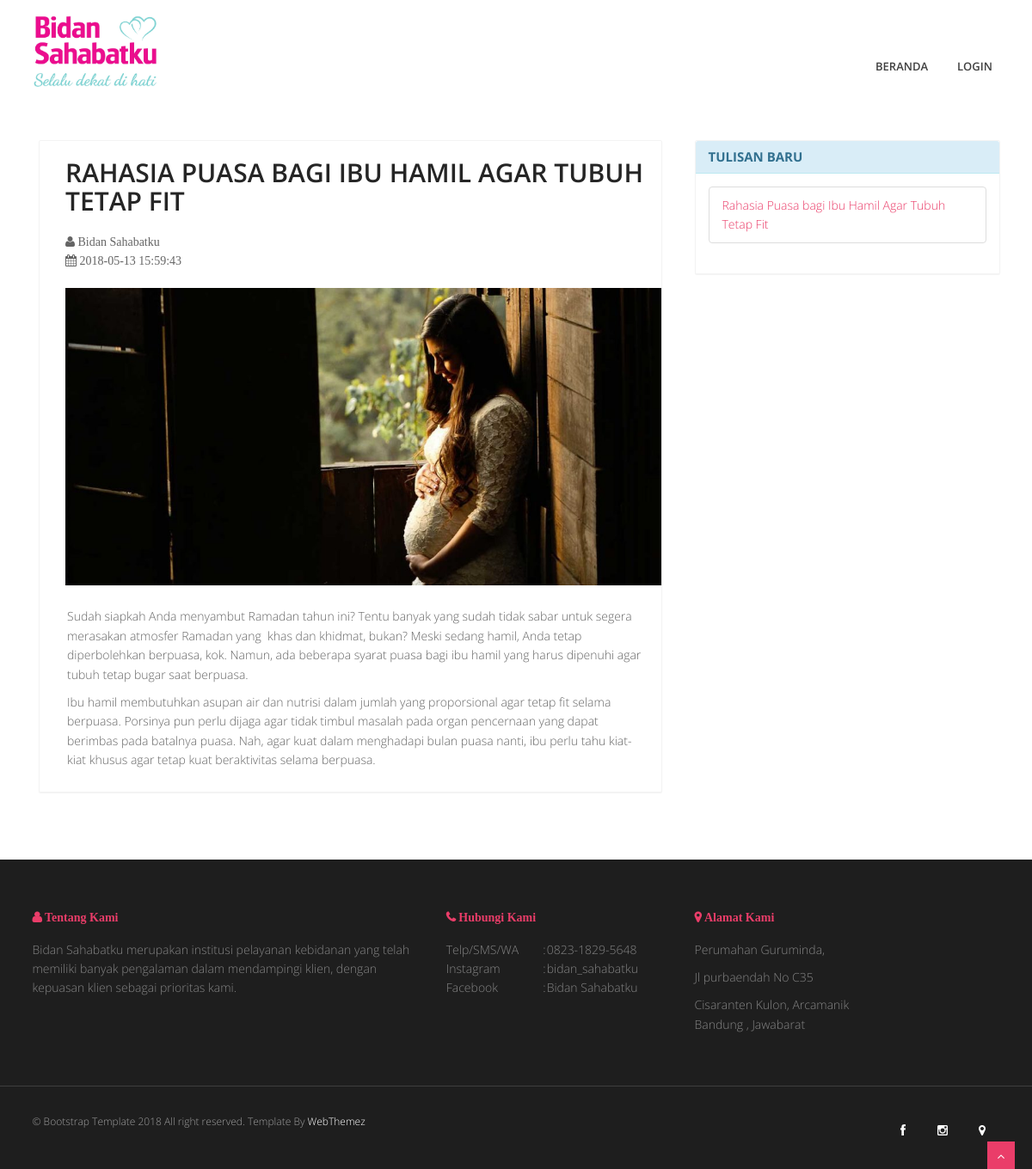
The app's page /Management_controller/readmore_artikel/18 with its own data.
### tables this page shows
CREATE TABLE `artikel` (
  `ID_ARTIKEL` int(11) NOT NULL,
  `JUDUL_ARTIKEL` varchar(100) NOT NULL,
  `KATEGORI_ARTIKEL` varchar(25) NOT NULL,
  `ISI_ARTIKEL` varchar(700) NOT NULL,
  `DIBUAT` timestamp NOT NULL DEFAULT CURRENT_TIMESTAMP ON UPDATE CURRENT_TIMESTAMP,
  `foto_artikel` varchar(50) NOT NULL
);

### application/controllers/Management_controller.php (called while the page is built, shortened)
<?php
class Management_controller extends CI_Controller
{
    public function __construct()
    {
        $this->load->model('User_model');
        $this->load->model('Management_model');
        $this->load->database();
		$this->load->library('pagination');
    }
	function readmore_artikel($id_artikel){
		$data['baca']=$this->Management_model->getArtikel($id_artikel);
		$this->load->view('Templates/Header');
		$this->load->view('Management/view_artikel_lengkap',$data);
        $this->load->view('Templates/Footer');
	}
}
?>

### index.php (called while the page is built, shortened)
<?php
require_once BASEPATH.'core/CodeIgniter.php';

### application/models/Management_model.php (called while the page is built, shortened)
<?php
class Management_model extends CI_Model
{
        public function getArtikel($id_artikel = "null"){
        $this->db->from('artikel');
        if ($id_artikel != "null"){
            $this->db-> where('id_artikel', $id_artikel);
        }
        if ($id_artikel == "null"){
            return $this->db->get()->result_array();
        }else{
            return $this->db->get()->row_array();
        }
        return $this->db->get()->result_array();
    }
}

### application/views/Management/view_artikel_lengkap.php (the view, shortened to what this page needs)
<section id="content">
	<div class="container">
        <div class="row">
            <div class="col-md-8 col-sm-8">
                <div class="row">
                        <div class="col-md-12">
                            <div class="panel panel-default">
                                <div>
                                    <h2 style="margin-left: 30px;"><?php echo $baca['JUDUL_ARTIKEL']; ?>
                                    </h2>
                                </div>
                                <div style="margin-left: 30px">
                                    <span class="fa fa-user"> Bidan Sahabatku</span>
                                </div>
                                <div style="margin-left: 30px">
                                    <span class="fa fa-calendar"> <?php echo $baca['DIBUAT']; ?></span>
                                </div>
                                <div style="margin-left: 30px;margin-top: 20px;">
                                    <span><img src="<?php echo base_url('uploads/').$baca['foto_artikel'];?>" alt="" style="  max-width: 100%; max-height: 50%"/>
                                    </span>
                                </div>
                                <div class="panel-body" style="margin-left: 17px; margin-right: 100px font-size: 14px">
                                       <p style="text-align: justify;"><?php echo $baca['ISI_ARTIKEL']; ?></p>
                                </div>
                            </div>
                        </div>
                </div>
            </div>
                <div class="col-md-4 col-sm-4">
                <div class="panel panel-info">
                    <div class="panel-heading">
                        <h2 class="panel-title">
                          <strong>Tulisan Baru</strong>
                        </h2>
                    </div>
                    <div class="panel-body">
                        <ul class="list-group">
                          <li class="list-group-item"><?php echo anchor('',$baca['JUDUL_ARTIKEL']); ?></li>
                        </ul>
                    </div>
                </div>
            </div>
        </div>
    </div>
</section>

### assets/css/style.css (style rules this page uses)
body { font-family:'Open Sans', Arial, sans-serif; font-weight:300; line-height:1.6em; color:#656565; font-size: 1.4em; }
a { color: #ea3d69; text-decoration: none; }
h1,h2 { font-weight: 600; line-height:1.1em; color: #252525; margin-bottom: 20px; text-transform: uppercase; }
.row,.row-fluid { margin-bottom:30px; }
.row .row,.row-fluid .row-fluid { margin-bottom:30px; }
#content { position:relative; padding:50px 0 0px 0; }
.panel-title { margin-top: 0; margin-bottom: 0; font-size: 15px; color: inherit; }
.panel { margin-bottom: 18px;background-color: #FFFFFF;border: 1px solid #f3f3f3;border-radius: 2px;-webkit-box-shadow: 0 1px 1px rgba(0,0,0,0.05);box-shadow: 0 1px 1px rgba(0,0,0,0.05); }

### records on screen
artikel: JUDUL_ARTIKEL "RAHASIA PUASA BAGI IBU HAMIL AGAR TUBUH TETAP FIT", DIBUAT "2018-05-13 15:59:43", foto_artikel (picture), ISI_ARTIKEL "Sudah siapkah Anda menyambut Ramadan tahun ini? Tentu banyak yang sudah tidak sabar untuk segera merasakan atmosfer Ramadan yang khas dan khidmat, bukan? Meski sedang hamil, Anda tetap diperbolehkan berpuasa, kok. Namun, ada beberapa syarat puasa bagi ibu hamil yang harus dipenuhi agar tubuh tetap bugar saat berpuasa. Ibu hamil membutuhkan asupan air dan nutrisi dalam jumlah yang proporsional agar tetap fit selama berpuasa. Porsinya pun perlu dijaga agar tidak timbul masalah pada organ pencernaan yang dapat berimbas pada batalnya puasa. Nah, agar kuat dalam menghadapi bulan puasa nanti, ibu perlu tahu kiat-kiat khusus agar tetap kuat beraktivitas selama berpuasa.", JUDUL_ARTIKEL "Rahasia Puasa bagi Ibu Hamil Agar Tubuh Tetap Fit"
